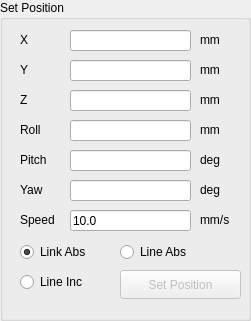
     <widget class="QGroupBox" name="grBoxSetPosition">
      <property name="geometry">
       <rect>
        <x>20</x>
        <y>420</y>
        <width>251</width>
        <height>321</height>
       </rect>
      </property>
      <property name="title">
       <string>Set Position</string>
      </property>
      <widget class="QPushButton" name="btnSetPos">
       <property name="enabled">
        <bool>false</bool>
       </property>
       <property name="geometry">
        <rect>
         <x>120</x>
         <y>270</y>
         <width>121</width>
         <height>29</height>
        </rect>
       </property>
       <property name="text">
        <string>Set Position</string>
       </property>
      </widget>
      <widget class="QLabel" name="lblX_2">
       <property name="geometry">
        <rect>
         <x>20</x>
         <y>30</y>
         <width>21</width>
         <height>20</height>
        </rect>
       </property>
       <property name="text">
        <string>X</string>
       </property>
      </widget>
      <widget class="QLabel" name="lblY_2">
       <property name="geometry">
        <rect>
         <x>20</x>
         <y>60</y>
         <width>21</width>
         <height>20</height>
        </rect>
       </property>
       <property name="text">
        <string>Y</string>
       </property>
      </widget>
      <widget class="QLabel" name="lblZ_2">
       <property name="geometry">
        <rect>
         <x>20</x>
         <y>90</y>
         <width>21</width>
         <height>20</height>
        </rect>
       </property>
       <property name="text">
        <string>Z</string>
       </property>
      </widget>
      <widget class="QLabel" name="lblRoll_2">
       <property name="geometry">
        <rect>
         <x>20</x>
         <y>120</y>
         <width>31</width>
         <height>20</height>
        </rect>
       </property>
       <property name="text">
        <string>Roll</string>
       </property>
      </widget>
      <widget class="QLabel" name="lblPitch_2">
       <property name="geometry">
        <rect>
         <x>20</x>
         <y>150</y>
         <width>41</width>
         <height>20</height>
        </rect>
       </property>
       <property name="text">
        <string>Pitch</string>
       </property>
      </widget>
      <widget class="QLabel" name="lblYaw_2">
       <property name="geometry">
        <rect>
         <x>20</x>
         <y>180</y>
         <width>31</width>
         <height>20</height>
        </rect>
       </property>
       <property name="text">
        <string>Yaw</string>
       </property>
      </widget>
      <widget class="QLineEdit" name="txtBoxSetX">
       <property name="geometry">
        <rect>
         <x>70</x>
         <y>30</y>
         <width>121</width>
         <height>21</height>
        </rect>
       </property>
       <property name="text">
        <string/>
       </property>
      </widget>
      <widget class="QLineEdit" name="txtBoxSetY">
       <property name="geometry">
        <rect>
         <x>70</x>
         <y>60</y>
         <width>121</width>
         <height>21</height>
        </rect>
       </property>
       <property name="text">
        <string/>
       </property>
      </widget>
      <widget class="QLineEdit" name="txtBoxSetZ">
       <property name="geometry">
        <rect>
         <x>70</x>
         <y>90</y>
         <width>121</width>
         <height>21</height>
        </rect>
       </property>
       <property name="text">
        <string/>
       </property>
      </widget>
      <widget class="QLineEdit" name="txtBoxSetRoll">
       <property name="geometry">
        <rect>
         <x>70</x>
         <y>120</y>
         <width>121</width>
         <height>21</height>
        </rect>
       </property>
       <property name="text">
        <string/>
       </property>
      </widget>
      <widget class="QLineEdit" name="txtBoxSetPitch">
       <property name="geometry">
        <rect>
         <x>70</x>
         <y>150</y>
         <width>121</width>
         <height>21</height>
        </rect>
       </property>
       <property name="text">
        <string/>
       </property>
      </widget>
      <widget class="QLineEdit" name="txtBoxSetYaw">
       <property name="geometry">
        <rect>
         <x>70</x>
         <y>180</y>
         <width>121</width>
         <height>21</height>
        </rect>
       </property>
       <property name="text">
        <string/>
       </property>
      </widget>
      <widget class="QLineEdit" name="txtBoxSetSpeed">
       <property name="geometry">
        <rect>
         <x>70</x>
         <y>210</y>
         <width>121</width>
         <height>21</height>
        </rect>
       </property>
       <property name="text">
        <string>10.0</string>
       </property>
      </widget>
      <widget class="QLabel" name="lblSpeed">
       <property name="geometry">
        <rect>
         <x>20</x>
         <y>210</y>
         <width>41</width>
         <height>20</height>
        </rect>
       </property>
       <property name="text">
        <string>Speed</string>
       </property>
      </widget>
      <widget class="QLabel" name="label_7">
       <property name="geometry">
        <rect>
         <x>200</x>
         <y>30</y>
         <width>31</width>
         <height>20</height>
        </rect>
       </property>
       <property name="text">
        <string>mm</string>
       </property>
      </widget>
      <widget class="QLabel" name="label_8">
       <property name="geometry">
        <rect>
         <x>200</x>
         <y>60</y>
         <width>31</width>
         <height>20</height>
        </rect>
       </property>
       <property name="text">
        <string>mm</string>
       </property>
      </widget>
      <widget class="QLabel" name="label_9">
       <property name="geometry">
        <rect>
         <x>200</x>
         <y>90</y>
         <width>31</width>
         <height>20</height>
        </rect>
       </property>
       <property name="text">
        <string>mm</string>
       </property>
      </widget>
      <widget class="QLabel" name="label_10">
       <property name="geometry">
        <rect>
         <x>200</x>
         <y>120</y>
         <width>31</width>
         <height>20</height>
        </rect>
       </property>
       <property name="text">
        <string>mm</string>
       </property>
      </widget>
      <widget class="QLabel" name="label_11">
       <property name="geometry">
        <rect>
         <x>200</x>
         <y>150</y>
         <width>31</width>
         <height>20</height>
        </rect>
       </property>
       <property name="text">
        <string>deg</string>
       </property>
      </widget>
      <widget class="QLabel" name="label_12">
       <property name="geometry">
        <rect>
         <x>200</x>
         <y>180</y>
         <width>31</width>
         <height>20</height>
        </rect>
       </property>
       <property name="text">
        <string>deg</string>
       </property>
      </widget>
      <widget class="QLabel" name="label_13">
       <property name="geometry">
        <rect>
         <x>200</x>
         <y>210</y>
         <width>41</width>
         <height>20</height>
        </rect>
       </property>
       <property name="text">
        <string>mm/s</string>
       </property>
      </widget>
      <widget class="QRadioButton" name="rdBtnLinkAbs">
       <property name="geometry">
        <rect>
         <x>20</x>
         <y>240</y>
         <width>110</width>
         <height>24</height>
        </rect>
       </property>
       <property name="text">
        <string>Link Abs</string>
       </property>
       <property name="checked">
        <bool>true</bool>
       </property>
      </widget>
      <widget class="QRadioButton" name="rdBtnLineAbs">
       <property name="geometry">
        <rect>
         <x>120</x>
         <y>240</y>
         <width>110</width>
         <height>24</height>
        </rect>
       </property>
       <property name="text">
        <string>Line Abs</string>
       </property>
       <property name="checked">
        <bool>false</bool>
       </property>
      </widget>
      <widget class="QRadioButton" name="rdBtnLineInc">
       <property name="geometry">
        <rect>
         <x>20</x>
         <y>270</y>
         <width>110</width>
         <height>24</height>
        </rect>
       </property>
       <property name="text">
        <string>Line Inc</string>
       </property>
       <property name="checked">
        <bool>false</bool>
       </property>
      </widget>
     </widget>
